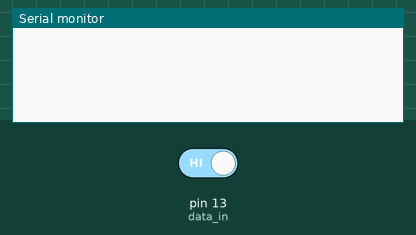
A sketch run on a simulated Arduino Uno, built with avr-gcc and run on an emulated ATmega328P. Parts: the last lines printed to the serial monitor. The inputs (shaded band) are chosen by the test bench; at power-on: pin 13 (data_in) HIGH.

Above: at 1.2 s.
1.3 s: pin 13 (data_in) driven LOW
At 1.9 s:
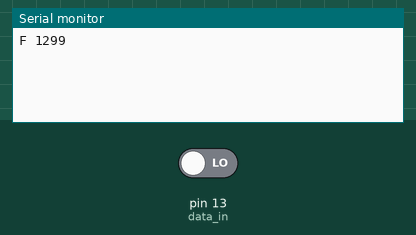
2.8 s: pin 13 (data_in) driven HIGH
At 4.3 s:
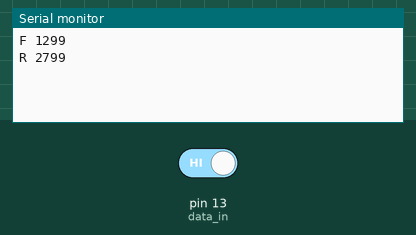

The sketch:

03-11-read_digital_message.ino
```cpp
/*
    Nathan Moore, 03-11-2018

    Simple program to read the input from a digital "morse" communication line.
    Code looks for risin or falling edges from a digital transmission.  Times
    that an edge are detected, as wells as R-rising or F-Falling are printed to
    the serial console.  Data processing could be added on to this.
*/

int data_in = 13;
int d0, d1, t;

void setup() {
  // put your setup code here, to run once:
  Serial.begin(9600);
  pinMode(data_in, INPUT);
  d0 = digitalRead(data_in);
}

void loop() {
  /* note, this code runs falt out with no delay.  This is not the optimal
    way to look for clock edges. */
  d1 = digitalRead(data_in);
  t = millis();
  // look for 01, rising
  if ( !d0 && d1 ) {
    Serial.print("R ");
    Serial.println(t);
  }
  // look for 10, falling
  if ( d0 && !d1 ) {
    Serial.print("F ");
    Serial.println(t);
  }
  // get ready for the next cycle
  d0 = d1;

}
```

Measured:
- after the input at 1.3 s, the serial monitor: prints a new line at once (image 1)
- after the input at 2.8 s, the serial monitor: prints a new line at once (image 2)
